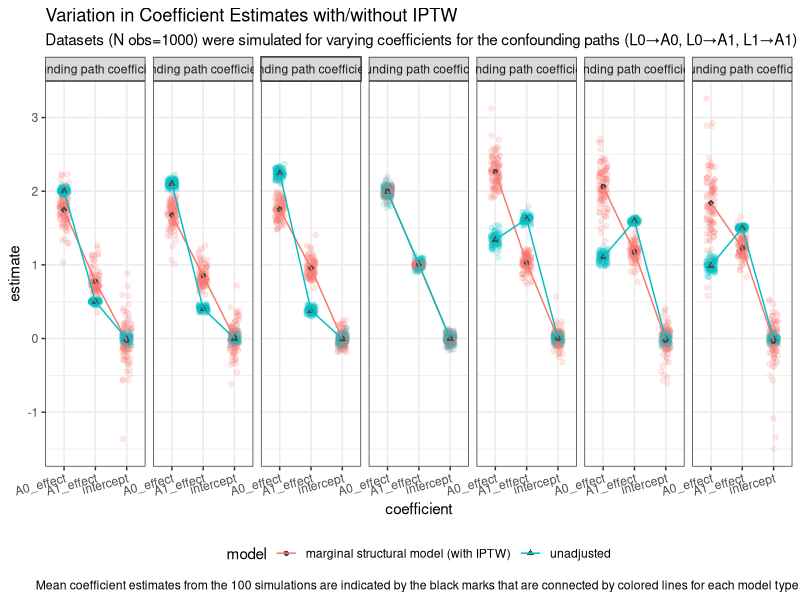
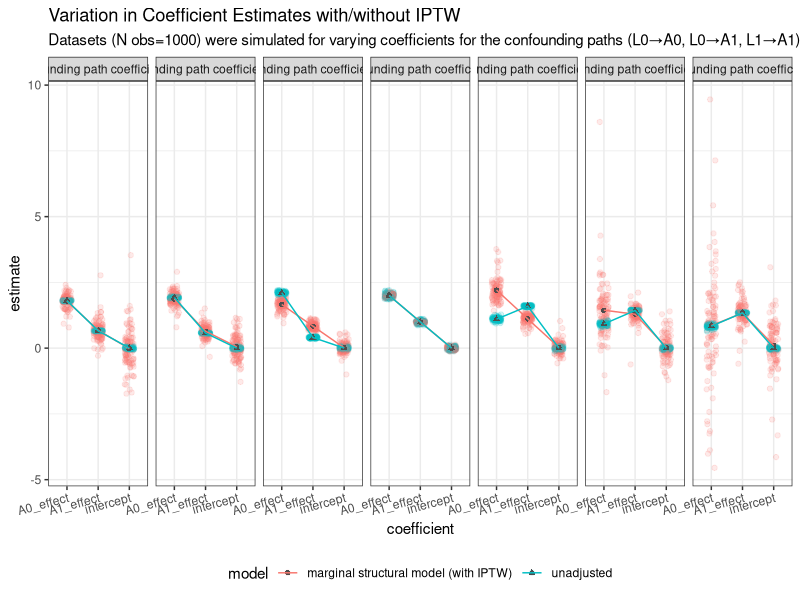
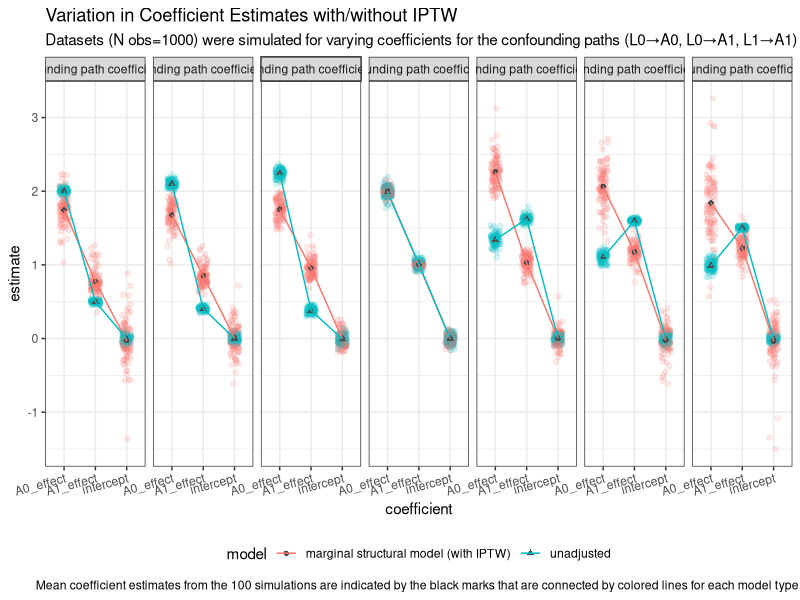
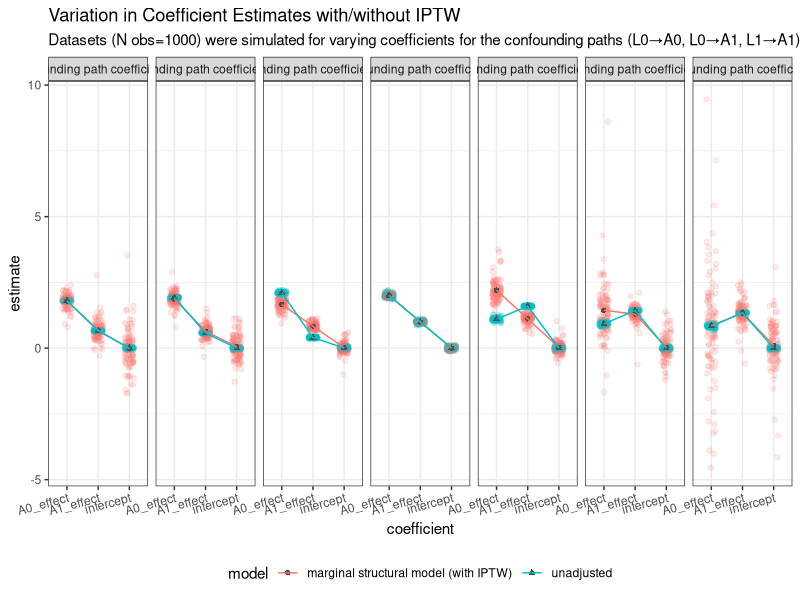

The R source for these figures, in order:
# Testing if Adjusting for Time-Varying Confounders via IPTW Works
# 
# Consider the fundamental difficulty that if there is time-varying confounding
# in our simulated data generating mechanism, we do not have a way of a priori
# telling if our causal estimate is correct or not, at least to my knowledge. 
# 
# What should be true, however, is that IPTW should produce a population that 
# is as if the time-varying confounding had not occured. 
# 
# If we were to have a parameter "amount_of_confounding" that varied, we would 
# expect to see that when we ramp this up in the positive direction we would see
# bias in one direction in a naive analysis, and similarly we would expect to
# see bias in the naive analysis in the opposite direction if this parameter
# is ramped up in the negative direction. If the "amount_of_confounding" is 0,
# then we should expect to see that the naive analysis matches that of a 
# IPTW analysis. 

# Our DAG, drawn here for reference
# This is the more complicated scenario:
# 
#   _ _ _ _ _ _
#  /           \
# L0    →  L1   \
#   ↘   ↗↘  ↓  ↘ ↘ 
#     A0  →  A1  →  Y
#      \          ↗
#       \ _ _ _ _/
# 
# Though I think we can simplify to a less complicated but still 
# time varying confounded scenario: 
# 
# L0    →  L1
#   ↘    ↗↘  ↓  ↘ 
#     A0  →  A1  →  Y
#      \          ↗
#       \ _ _ _ _/

# Shu described to me that the way we should think about IPTW is as 
# removing arrows from treatment to exposures, 
# That would imply we would think of the limiting case as: 
# 
# L0    →  L1
#        ↗      ↘ 
#     A0  →  A1  →  Y
#      \          ↗
#       \ _ _ _ _/
# 
# So I should be able to do simpler causal/mediation analysis in this limiting
# setting to derive the causal effects I expect to get after IPTW
# 
# and Shu suggests that I want to toggle/ramp-up/down is the strength of the 
# arrows from the confounders into the treatment as my "amount_of_confounding"


# Shu points out we could consider a deterministic scenario: 
# 
# A0 increases Y by 1 
# A1 increases Y by 1 
# A0 increases A1 by 1 
# and then A0 also increases L1 by 1 and L1 increases A1 by 1 and Y by 1 
# and then L0 could increase A0 and L1 by 1 
# 
# In the unconfounded setting, we should have that a 1-unit increase in A0 has: 
# - 1 unit increase directly on Y, unmediated 
# - 1 unit increase on L1 
# - 1 unit increase directly on A1, unmediated 
# - the 1 unit increase on L1 cascades to another 1 unit increase on Y 
# - and the 1-unit increase of A1 increases Y directly, unmediated by 1
#
# So we should get an increase of Y by 3 for every 1-unit increase in A0.
# 
# In the confounded setting, we should have that a 1-unit increase in A0 has:
# - 1 unit increase directly on Y, unmediated 
# - 1 unit increase on L1 
# - 1 unit increase directly on A1, unmediated 
# - the 1 unit increase on L1 cascades to another 1 unit increase on A1 
# - the 1 unit increase on L1 cascades to another 1 unit increase on Y 
# - and the 2-unit increase of A1 increases Y directly, unmediated by 2 
#
# So we should get an increase of Y by 4 for every 1-unit increase in A0.
# 
# Jarvis points out that the reason we're getting an estimate of 5.5 below 
# is because of the back-door paths: 
#   A0 -- L0 -- L1 -- Y
# and  A0 -- L0 -- L1 -- A1 -- Y 
# 
# Jarvis proposes renaming "amount of confounding" -> "confounding_path_strength" 
# where the amount of confounding should be a measure of 
# the bias in the true A0 effect on Y vs. the observed association 
# or otherwise some function of all of the paths. 

# -----------------------------------------------------------------------

library(tidyverse)

# Function to generate simulated data
generate_sim_data <- function(N, confounding_path_strength) {
  L0 <- rnorm(N)
  A0 <- rnorm(N, mean = L0 * confounding_path_strength)
  L1 <- rnorm(N, mean = L0 + A0)
  A1 <- rnorm(N, mean = A0 + L0 * confounding_path_strength + L1 * confounding_path_strength)
  Y <- rnorm(N, mean = A0 + A1 + L1)
  
  data.frame(L0 = L0, A0 = A0, L1 = L1, A1 = A1, Y = Y)
}

# Function to calculate IPTW
calculate_weights <- function(data) {
  model_A0 <- lm(A0 ~ L0, data = data)
  model_A1 <- lm(A1 ~ A0 + L0 + L1, data = data)
  
  weights_A0 <- 1 / dnorm(x = data$A0, mean = coef(model_A0)[1], sd = summary(model_A0)$sigma)
  weights_A1 <- 1 / dnorm(
    x = data$A1,
    mean = coef(model_A1)[1] + coef(model_A1)[2] * data$A0 +
      coef(model_A1)[3] * data$L0 + coef(model_A1)[4] * data$L1,
    sd = summary(model_A1)$sigma
  )
  
  weights_A0 * weights_A1
}

# Function to calculate stabilized IPTW
calculate_stable_weights <- function(data) {
  model_A0 <- lm(A0 ~ L0, data = data)
  model_A1 <- lm(A1 ~ A0 + L0 + L1, data = data)
  
  weights_A0 <- 1 / dnorm(x = data$A0, mean = coef(model_A0)[1], sd = summary(model_A0)$sigma)
  weights_A1 <- 1 / dnorm(
    x = data$A1,
    mean = coef(model_A1)[1] + coef(model_A1)[2] * data$A0 +
      coef(model_A1)[3] * data$L0 + coef(model_A1)[4] * data$L1,
    sd = summary(model_A1)$sigma
  )
  
  model_A0_alone <- lm(A0 ~ 1, data = data)
  model_A1_stabilizer <- lm(A1 ~ A0, data = data)
  A0_stabilizer <- dnorm(x = data$A0, mean = coef(model_A0_alone)[1], sd = summary(model_A0_alone)$sigma)
  A1_stabilizer <- dnorm(x = data$A1, mean = coef(model_A0_alone)[1] + data$A0*coef(model_A1_stabilizer)[2], sd = summary(model_A1_stabilizer)$sigma)
  
  A0_stabilizer * A1_stabilizer * weights_A0 * weights_A1
}

# Generate simulated data
N <- 1000
confounding_path_strength <- 1
sim_data <- generate_sim_data(N, confounding_path_strength)

# Calculate weights
sim_data$weights <- calculate_weights(sim_data)
sim_data$stable_weights <- calculate_stable_weights(sim_data)

# Unadjusted model
model_unadjusted <- lm(Y ~ A0 + A1, data = sim_data)
summary(model_unadjusted)

# Adjust for confounders using MSM
model_msm <- lm(Y ~ A0 + A1, data = sim_data, weights = sim_data$stable_weights)
summary(model_msm)


# Look at estimates when confounding_path_strength is ramped up or down 
results <- list()
for (confounding_path_strength in seq(-1,1,length.out = 7)) {
  for (i in 1:100) {
  # Generate simulated data
  N <- 1000
  sim_data <- generate_sim_data(N, confounding_path_strength)
  
  # Calculate weights
  sim_data$stable_weights <- calculate_stable_weights(sim_data)
  
  # Unadjusted model
  model_unadjusted <- lm(Y ~ A0 + A1, data = sim_data)

  # Adjust for confounders using MSM
  model_msm <- lm(Y ~ A0 + A1, data = sim_data, weights = sim_data$stable_weights)

  # store results from MSM model
  results[[length(results)+1]] <- 
    list(confounding_path_strength = confounding_path_strength,
      i = i,
      model = 'marginal structural model (with IPTW)',
      intercept = unname(coef(model_msm)[1]),
      A0_effect = unname(coef(model_msm)[2]),
      A1_effect = unname(coef(model_msm)[3]))
  
  # store results from unadjusted model
  results[[length(results)+1]] <- 
    list(confounding_path_strength = confounding_path_strength,
      i = i,
      model = 'unadjusted',
      intercept = unname(coef(model_unadjusted)[1]),
      A0_effect = unname(coef(model_unadjusted)[2]),
      A1_effect = unname(coef(model_unadjusted)[3]))
  }
}

# turn into a dataframe
results <- bind_rows(results)

labelling_helper <- function(x) { 
  paste0("confounding path coefficient: ", round(as.numeric(x), 1))
}

results |> # filter(confounding_path_strength %in% c(3, 2, 1, 0)) |> 
  tidyr::pivot_longer(cols = c(intercept, A0_effect, A1_effect), names_to = 'coefficient', values_to = 'estimate') |> 
  # mutate(coefficient = factor(coefficient, c('intercept', 'A0_effect', 'A1_effect'))) |> 
  ggplot(aes(x = coefficient, y = estimate, color = model, group = model)) + 
  geom_jitter(height = 0, width=.15, alpha = .15) + 
  stat_summary(fun = mean, geom = 'point', aes(group = model, shape = model), color = 'grey30') + 
  stat_summary(fun = mean, geom = 'line', aes(group = model)) + 
  facet_wrap(~confounding_path_strength, nrow = 1,
             labeller = as_labeller(labelling_helper)) + 
  theme_bw() + 
  theme(legend.position = 'bottom', axis.text.x = element_text(angle = 15, hjust = 1),
        plot.caption = element_text(hjust = .5)) + 
  ggtitle("Variation in Coefficient Estimates with/without IPTW",
          subtitle = "Datasets (N obs=1000) were simulated for varying coefficients for the confounding paths (L0→A0, L0→A1, L1→A1) 100 times") + 
  labs(caption = "Mean coefficient estimates from the 100 simulations are indicated by the black marks that are connected by colored lines for each model type.")

ggsave("2000_Robins_Hernan_and_Brumback/script_examples/time_varying_confounding/time_varying_confounding_lt1.png",
       width = 14, height = 3.5)




# Look at estimates when confounding_path_strength is ramped up or down 
results <- list()
for (confounding_path_strength in seq(-2,2,length.out = 7)) {
  for (i in 1:100) {
    # Generate simulated data
    N <- 1000
    sim_data <- generate_sim_data(N, confounding_path_strength)
    
    # Calculate weights
    sim_data$stable_weights <- calculate_stable_weights(sim_data)
    
    # Unadjusted model
    model_unadjusted <- lm(Y ~ A0 + A1, data = sim_data)
    
    # Adjust for confounders using MSM
    model_msm <- lm(Y ~ A0 + A1, data = sim_data, weights = sim_data$stable_weights)
    
    # store results from MSM model
    results[[length(results)+1]] <- 
      list(confounding_path_strength = confounding_path_strength,
           i = i,
           model = 'marginal structural model (with IPTW)',
           intercept = unname(coef(model_msm)[1]),
           A0_effect = unname(coef(model_msm)[2]),
           A1_effect = unname(coef(model_msm)[3]))
    
    # store results from unadjusted model
    results[[length(results)+1]] <- 
      list(confounding_path_strength = confounding_path_strength,
           i = i,
           model = 'unadjusted',
           intercept = unname(coef(model_unadjusted)[1]),
           A0_effect = unname(coef(model_unadjusted)[2]),
           A1_effect = unname(coef(model_unadjusted)[3]))
  }
}

# turn into a dataframe
results <- bind_rows(results)

labelling_helper <- function(x) { 
  paste0("confounding path coefficient: ", round(as.numeric(x), 1))
}

results |> # filter(confounding_path_strength %in% c(3, 2, 1, 0)) |> 
  tidyr::pivot_longer(cols = c(intercept, A0_effect, A1_effect), names_to = 'coefficient', values_to = 'estimate') |> 
  # mutate(coefficient = factor(coefficient, c('intercept', 'A0_effect', 'A1_effect'))) |> 
  ggplot(aes(x = coefficient, y = estimate, color = model, group = model)) + 
  geom_jitter(height = 0, width=.15, alpha = .15) + 
  stat_summary(fun = mean, geom = 'point', aes(group = model, shape = model), color = 'grey30') + 
  stat_summary(fun = mean, geom = 'line', aes(group = model)) + 
  facet_wrap(~confounding_path_strength, nrow = 1,
             labeller = as_labeller(labelling_helper)) + 
  theme_bw() + 
  theme(legend.position = 'bottom', axis.text.x = element_text(angle = 15, hjust = 1)) + 
  ggtitle("Variation in Coefficient Estimates with/without IPTW",
          subtitle = "Datasets (N obs=1000) were simulated for varying coefficients for the confounding paths (L0→A0, L0→A1, L1→A1) 100 times")

ggsave("2000_Robins_Hernan_and_Brumback/script_examples/time_varying_confounding/time_varying_confounding_wider_scenario.png",
       width = 14, height = 3.5)

